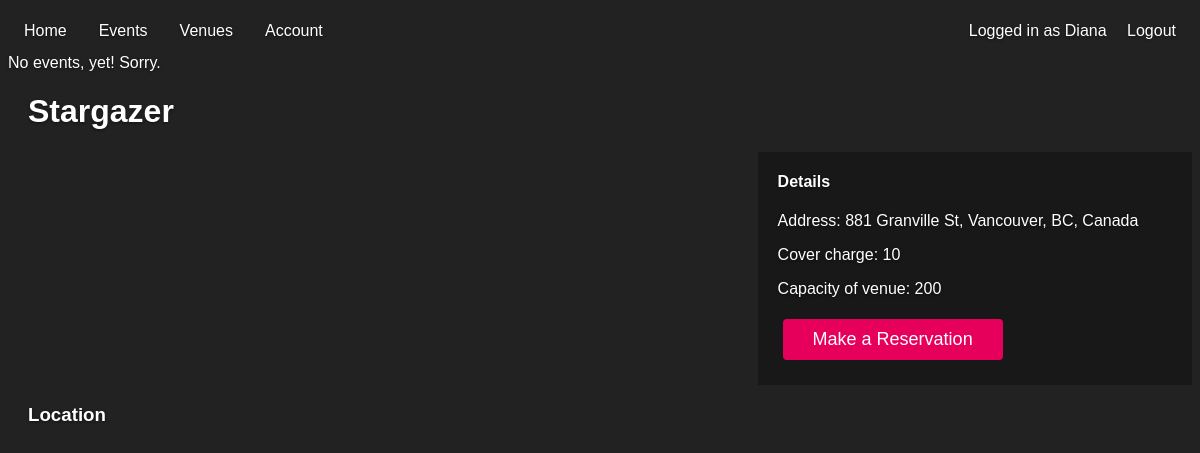
The page /venue_page.php?branchID=124568 (signed in) on the database its author committed.
### tables this page shows
CREATE TABLE `venue` (
  `branchID` int(11) NOT NULL,
  `name` varchar(20) NOT NULL,
  `address` varchar(64) NOT NULL,
  `capacity` int(11) DEFAULT NULL,
  `cover_charge` double DEFAULT NULL
);

### venue_page.php (the view, shortened to what this page needs)
<?php
if ( isset($_SESSION['user'])=="" ) {
    header("Location: index.php");
    exit;
  }
else
{
$username=$_SESSION['username'];
?>
<!DOCTYPE html>
<html>
<head>
<link rel="stylesheet" type="text/css" href="customer.css">
</head>
<body background="party.jpg" onload="initialize()">
<ul>
  <li><a class="active" href="http://localhost/304_project/home.php">Home</a></li>
  <li><a href="http://localhost/304_project/events.php">Events</a></li>
  <li class="dropdown">
    <a href="#" class="dropbtn">Venues</a>
  </li>
  <li class="dropdown">
    <a href="#" class="dropbtn">Account</a>
  </li>
  <li style="float:right">
  Logged in as <?php echo $username; ?>  <a href="http://localhost/304_project/logout.php">Logout</a>
  </li>
</ul>
<?php
$branchID = $_GET['branchID'];
$servername = "localhost";
$username = "root";
$password = NULL;
$databasename = 'Venue';
$conn = new mysqli($servername, $username, $password, $databasename);
$sql = "SELECT name, branchID, address, capacity, cover_charge FROM `venue` WHERE branchID = '$branchID'";
$eventsForVenue = "SELECT * FROM `hostedevent` WHERE branchID = '$branchID'";
$result = $conn->query($sql);
$allEvents = $conn->query($eventsForVenue);
$capacity = 0;
$cover_charge = 0;
if ($result->num_rows > 0) {
    while($row = $result->fetch_assoc()) {
		$venueName=$row["name"];
		$capacity = $row["capacity"];
		$cover_charge = $row["cover_charge"];
		$venueAddress = $row["address"];
    }
} else {
    echo "0 results";
}
$eventList = "";
if ($allEvents->num_rows > 0) {
    while($rowEvents = $allEvents->fetch_assoc()) {
    	$eventName=$rowEvents["name"];
		$date = $rowEvents["date"];
		$time = $rowEvents["start_time"];
		$evid = $rowEvents["evid"];
		$eventList .=  '<div class="event" style="padding: 20px; background:rgba(20, 20, 20, 0.75);">'.$eventName.'<br>'.$time.'<br>'.$date.'<br><br><a href = "http://localhost/304_project/event_page.php?evid='.$evid.'"><button class="mini_button" style="vertical-align:middle">Buy Tickets</button></a></div><br>';
    }
} else {
    echo "No events, yet! Sorry.";
}
 ?>
<h1 style="padding-left: 20px;"><?php echo $venueName; ?></h1>
<div style="overflow:hidden;">
<div style="float:right;width:35%;background:rgba(20, 20, 20, 0.7); padding-left: 20px;padding-bottom: 20px;"><h4>Details</h4>
	<p>Address: <?php echo $venueAddress; ?></p>
	<p>Cover charge: <?php echo $cover_charge;?></p>
	<p>Capacity of venue: <?php echo $capacity;?></p>
<div><a href="http://localhost/304_project/table_reservation.php?branchID=<?php echo $branchID;?>"><button class="mini_button"style="width: 220px;">Make a Reservation</button></a></div>
</div>
</div>
    <h3 style="padding-left: 20px;">Location</h3>
    <div id="map" style="width: 480px; height: 320px; padding-left: 20px;"></div>
 </body>
 <br>
 <br>
</html>
 <?php
}
?>

### customer.css (style rules this page uses)
html, body { height: 100%; background-color: #222; background-size: contain; }
body { color: #fff; text-shadow: 0 1px 3px rgba(0,0,0,.5); font-family: Century Gothic, sans-serif; }
.mini_button { display: inline-block; border-radius: 4px; background-color: #e6005c; border: none; color: #FFFFFF; text-align: center; font-size: 18px; padding: 10px; width: 120px; transition: all 0.5s; cursor: pointer; margin: 5px; }
ul { list-style-type: none; margin: 0; padding: 0; overflow: hidden; background-color: #222; }
li { float: left; }
li a, .dropbtn { display: inline-block; color: white; text-align: center; padding: 14px 16px; text-decoration: none; }
li.dropdown { display: inline-block; }

### rows shown on the page
venue: name "Stargazer", address "881 Granville St, Vancouver, BC, Canada", cover_charge "10", capacity "200"

### other values the page prints
$username "Diana"
